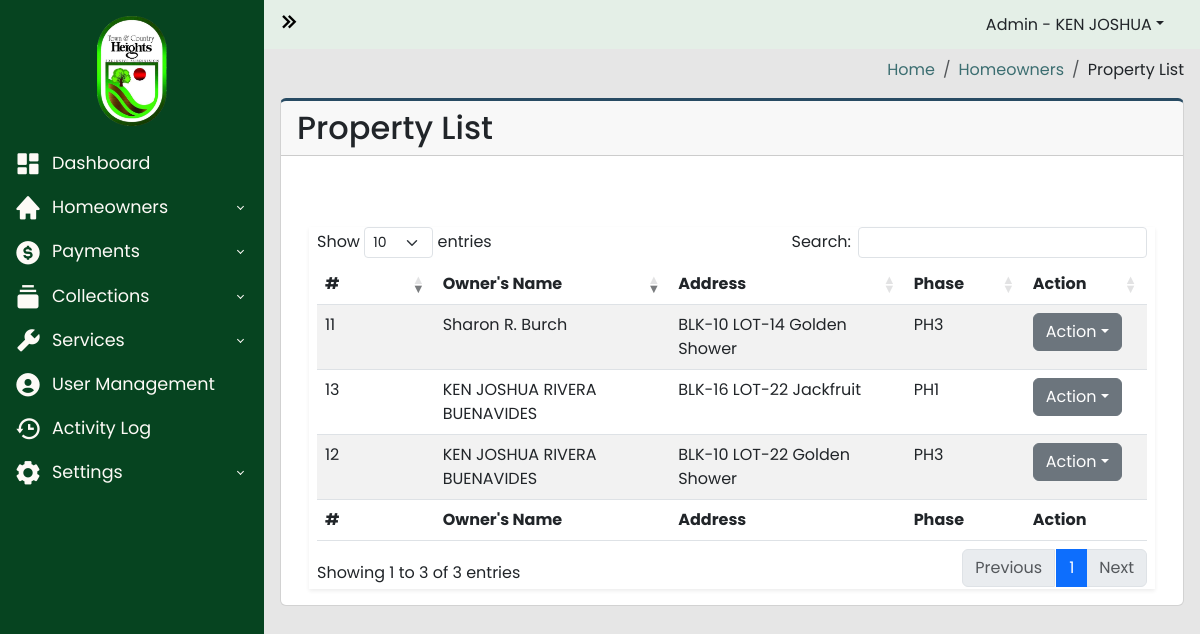
Page /admin-panel/property_list.php (signed in) on the earlier database version.
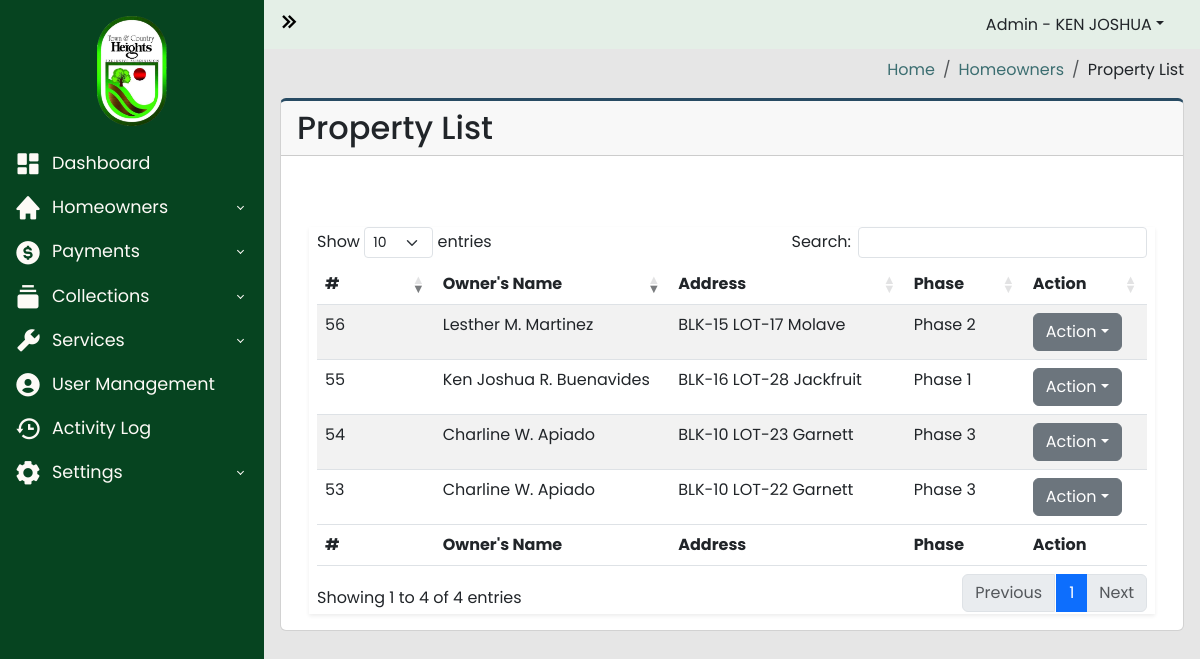
Same page on the later database version.
### tables this page shows
CREATE TABLE `property_list` (
  `id` int(100) NOT NULL,
  `homeowners_id` int(100) NOT NULL,
  `blk` varchar(100) NOT NULL,
  `lot` varchar(100) NOT NULL,
  `phase` varchar(100) NOT NULL,
  `street` varchar(100) NOT NULL,
  `tenant` int(100) DEFAULT NULL
);

CREATE TABLE `homeowners_users` (
  `id` int(100) NOT NULL,
  `account_number` varchar(100) NOT NULL,
  `username` varchar(100) NOT NULL,
  `password` varchar(100) NOT NULL,
  `firstname` varchar(100) NOT NULL,
  `lastname` varchar(100) NOT NULL,
  `middle_initial` varchar(100) NOT NULL,
  `email` varchar(100) NOT NULL,
  `phone_number` varchar(100) NOT NULL,
  `blk` varchar(100) NOT NULL,
  `lot` varchar(100) NOT NULL,
  `street` varchar(100) NOT NULL,
  `phase` varchar(100) NOT NULL,
  `status` varchar(100) NOT NULL,
  `tenant_name` varchar(100) NOT NULL
);

### admin-panel/property_list.php (the view, shortened to what this page needs)
<?php
require_once("../includes/header.php");
?>
<?php
$server = new Server;
$server->adminAuthentication();
?>
<body>
  <div class="wrapper">
    <?php
    require_once("../includes/sidebar.php");
    ?>
    <div class="main">
      <?php
      require_once("../includes/navbar.php");
      ?>
      <main class="content px-3 py-2">
        <section class="content-header d-flex justify-content-end align-items-center mb-3">
          <ol class="breadcrumb mb-0">
            <li class="breadcrumb-item"><a href="#">Home</a></li>
            <li class="breadcrumb-item"><a href="#">Homeowners</a></li>
            <li class="breadcrumb-item">Property List</li>
          </ol>
        </section>
        <div class="card card-border">
          <div class="card-header">
            <h2>Property List</h2>
          </div>
          <div class="card-body">
            <div class="container-fluid">
              <section class="main-content">
                <div class="row">
                  <div class="col-xs-12">
                    <div class="box">
                      <div class="header-box container-fluid d-flex align-items-center">
                      </div>
                      <div class="body-box shadow-sm">
                        <div class="table-responsive mx-2">
                          <table id="propertyListTable" class="table table-striped" style="width:100%">
                            <thead>
                              <tr>
                                <th width="10%">#</th>
                                <th width="20%">Owner's Name</th>
                                <th width="20%">Address</th>
                                <th width="10%">Phase</th>
                                <th scope="col" width="5%">Action</th>
                              </tr>
                            </thead>
                            <tbody>
                              <?php
                              $query = "SELECT
                              property_list.id,
                              property_list.homeowners_id,
                              property_list.blk as property_blk,
                              property_list.lot as property_lot,
                              property_list.phase as property_phase,
                              property_list.street as property_street,
                              homeowners_users.firstname,
                              homeowners_users.lastname,
                              homeowners_users.middle_initial FROM property_list INNER JOIN homeowners_users WHERE property_list.homeowners_id = homeowners_users.id";
                              $connection = $server->openConn();
                              $stmt = $connection->prepare($query);
                              $stmt->execute();
                              $count = $stmt->rowCount();
                              if ($count > 0) {
                                while ($result = $stmt->fetch()) {
                                  $property_id = $result['id'];
                                  $firstname = $result['firstname'];
                                  $lastname = $result['lastname'];
                                  $middle_initial = $result['middle_initial'];
                                  $property_blk = $result['property_blk'];
                                  $property_lot = $result['property_lot'];
                                  $property_street = $result['property_street'];
                                  $property_phase = $result['property_phase'];
                              ?>
                                  <tr>
                                    <td ><?php echo $property_id;  ?></td>
                                    <td ><?php echo $firstname . " " . $middle_initial . " " . $lastname;  ?></td>
                                    <td><?php echo "BLK-" . $property_blk . " LOT-" . $property_lot . " " . $property_street ?></td>
                                    <td><?php echo $property_phase;  ?></td>
                                    <td>
                                      <div class="dropdown">
                                        <a class="btn btn-secondary dropdown-toggle" type="button" data-bs-toggle="dropdown">Action</a>
                                      </div>
                                    </td>
                                  </tr>
                              <?php
                                }
                              } else {
                              }
                              ?>
                            </tbody>
                            <tfoot>
                              <tr>
                                <th width="10%">#</th>
                                <th width="20%">Owner's Name</th>
                                <th width="20%">Address</th>
                                <th width="10%">Phase</th>
                                <th scope="col" width="5%">Action</th>
                              </tr>
                            </tfoot>
                          </table>
                        </div>
                      </div>
                    </div>
                  </div>
                </div>
              </section>
            </div>
          </div>
        </div>
      </main>
    </div>
  </div>
  <?php
  include("../includes/footer.php");
  ?>

### includes/header.php (shortened to what this page needs)
<!DOCTYPE html>
<html lang="en">
<head>
  <link href="https://cdn.jsdelivr.net/npm/bootstrap@5.3.2/dist/css/bootstrap.min.css" rel="stylesheet">
  <link rel="stylesheet" href="https://cdnjs.cloudflare.com/ajax/libs/twitter-bootstrap/5.3.0/css/bootstrap.min.css">
  <link rel="stylesheet" href="https://cdn.datatables.net/1.13.7/css/dataTables.bootstrap5.min.css">
  <link rel="stylesheet" type="text/css" href="https://cdn.jsdelivr.net/npm/daterangepicker/daterangepicker.css" />
  <link href="https://unpkg.com/boxicons@2.1.4/css/boxicons.min.css" rel="stylesheet" />
  <link rel="stylesheet" href="../styles/general.css">
  <link rel="stylesheet" href="../styles/admin-dashboard.css">
  <link rel="stylesheet" href="../styles/login.css">
  <link rel="stylesheet" href="../styles/signup.css">
</head>

### includes/sidebar.php (shortened to what this page needs)
<aside id="sidebar" class=""
>
  <div class="">
    <div class="sidebar-logo">
      <a href="#"><img class="logo-img" src="../img/logo.png" alt=""></a>
    </div>
    <ul class="sidebar-nav">
      <li class="sidebar-item">
        <div class="d-grid">
          <button class="btn dashboard-btn btn-sidebar btn-dashboard">
            <a href="../admin-panel/dashboard.php" class="sidebar-link "><i class="bx bxs-dashboard bx-tada-hover"></i>Dashboard</a>
          </button>
        </div>
      </li>
      <li class="sidebar-item">
        <div class="d-grid">
          <button class="btn btn-sidebar btn-dashboard-dropdown btn-homeowners">
            <a href="#" class="sidebar-link collapsed" type="button" data-bs-toggle="collapse" data-bs-target="#sidebar-dropdown-homeowners"><i class="bx bxs-home bx-tada-hover"></i>Homeowners</i></a>
          </button>
        </div>
      </li>
      <li class="sidebar-item">
        <div class="d-grid">
          <button class="btn btn-sidebar btn-dashboard-dropdown">
            <a href="#" class="sidebar-link collapsed sidebar-dropdown-btn" type="button" data-bs-toggle="collapse" data-bs-target="#sidebar-dropdown-payments"><i class="bx bxs-dollar-circle bx-tada-hover"></i>Payments</a>
          </button>
        </div>
      </li>
      <li class="sidebar-item">
        <div class="d-grid">
          <button class="btn btn-sidebar btn-dashboard-dropdown">
            <a href="#" class="sidebar-link collapsed sidebar-dropdown-btn" data-bs-toggle="collapse" data-bs-target="#sidebar-dropdown-collections"><i class="bx bxs-collection bx-tada-hover"></i>Collections</a>
          </button>
        </div>
      </li>
      <li class="sidebar-item">
        <div class="d-grid">
          <button class="btn btn-sidebar btn-dashboard-dropdown">
            <a href="#" class="sidebar-link collapsed sidebar-dropdown-btn" data-bs-toggle="collapse" data-bs-target="#sidebar-dropdown-services"><i class="bx bxs-wrench bx-tada-hover"></i>Services</a>
          </button>
        </div>
      </li>
      <li class="sidebar-item">
        <div class="d-grid">
          <button class="btn user-btn btn-sidebar btn-dashboard">
            <a href="../admin-panel/user.php" class="sidebar-link "><i class="bx bxs-user-circle bx-tada-hover"></i>User Management</a>
          </button>
        </div>
      </li>
      <li class="sidebar-item">
        <div class="d-grid">
          <button class="btn btn-sidebar btn-dashboard-dropdown">
            <a href="../admin-panel/activity-log.php" class="sidebar-link collapsed sidebar-dropdown-btn"><i class="bx bx-history bx-tada-hover"></i>Activity Log</a>
          </button>
        </div>
      </li>
       <li class="sidebar-item">
        <div class="d-grid">
          <button class="btn btn-sidebar btn-dashboard-dropdown">
            <a href="#" class="sidebar-link collapsed sidebar-dropdown-btn" data-bs-toggle="collapse" data-bs-target="#sidebar-dropdown-settings"><i class="bx bxs-cog bx-tada-hover"></i>Settings</a>
          </button>
        </div>
      </li>
    </ul>
  </div>
</aside>

### includes/navbar.php (shortened to what this page needs)
<nav class="navbar">
  <div class="container-fluid">
    <button id="sidebar-toggler-btn" type="button">
      <i id="chevron-right" class="bx bx-chevrons-right fs-3"></i>
    </button>
      <div class="nav-item dropdown me-4">
        <button  class="nav-link dropdown-toggle" role="button" data-bs-toggle="dropdown">Admin - <?php echo $_SESSION['firstname']; ?></button>
      </div>
  </div>
</nav>

### includes/footer.php (shortened to what this page needs)
</body>
</html>

### styles/general.css (style rules this page uses)
* { padding: 0; margin: 0; box-sizing: border-box; font-family: Poppins, sans-serif; }

### styles/admin-dashboard.css (style rules this page uses)
* { padding: 0; margin: 0; box-sizing: border-box; font-family: Poppins, sans-serif; }
body { background-image: url("../img/town_and_country_heights.jpg"); background-size: cover; background-repeat: no-repeat; background-attachment: fixed; }
.content { margin-top: 50px; }
.wrapper { display: flex; align-items: stretch; width: 100%; overflow: hidden; min-height: 100vh; }
.main { background-color: #e6e6e6; margin-left: 264px; transition: 0.6s ease; }
#sidebar { position: fixed; top: 0; bottom: 0; max-width: 264px; min-width: 264px; background-color: #064420; transition: 0.6s ease; }
.main { display: flex; flex-direction: column; width: 100%; overflow: hidden; }
.navbar { left: 264px; right: 0; z-index: 100; position: fixed; background-color: #E4EFE7; transition: 0.6s ease; }
.sidebar-logo { margin: 1rem 2rem; display: flex; justify-content: center; }
.sidebar-logo a { text-decoration: none; color: #FAF1E6; font-size: 2rem; }
.logo-img { height: 110px; }
#sidebar-toggler-btn { border: none; background-color: transparent; }
.sidebar-nav { flex-grow: 1; list-style: none; padding-left: 0; }
.sidebar-link { text-decoration: none; font-size: 1.1rem; display: block; padding: 6px 12px; }
.bxs-dashboard, .bxs-home, .bxs-dollar-circle, .bxs-collection, .bxs-wrench, .bxs-user-circle, .bx-history, .bxs-cog { margin-right: 10px; vertical-align: middle; font-size: 1.75rem; }
.sidebar-link, .bxs-dashboard { color: #FDFAF6; }
.sidebar-link[data-bs-toggle="collapse"]::after { border: solid; border-width: 0 .075rem .075rem 0; content: ""; display: inline-block; padding: 2px; position: absolute; right: 1.2rem; top: 1rem; transform: rotate(-135deg); transition: all .2s ease-out; }
.sidebar-link[data-bs-toggle="collapse"].collapsed::after { transform: rotate(45deg); transition: all .2s ease-out; }
.btn-dashboard, .btn-dashboard-dropdown { padding: 0px; text-align: left; position: relative; border: 2px solid transparent !important; }
h2 { margin: 0; }
.breadcrumb-item a { text-decoration: none; color: #3C6E71; }
.header-box { height: 55px; background-color: white; }
.body-box { background-color: white; }
.card-border { border-top: 3px solid #284B63 ; }

### styles/login.css (style rules this page uses)
* { font-family: 'Poppins', sans-serif; }

### styles/signup.css (style rules this page uses)
* { font-family: 'Poppins', sans-serif; }

Differences in the rows shown:
removed property_list: id "11", homeowners_users.firstname "Sharon", homeowners_users.middle_initial "R.", homeowners_users.lastname "Burch", blk "10", lot "14", street "Golden Shower", phase "PH3"
removed property_list: id "12", homeowners_users.firstname "KEN JOSHUA", homeowners_users.middle_initial "RIVERA", homeowners_users.lastname "BUENAVIDES", blk "10", lot "22", street "Golden Shower", phase "PH3"
removed property_list: id "13", homeowners_users.firstname "KEN JOSHUA", homeowners_users.middle_initial "RIVERA", homeowners_users.lastname "BUENAVIDES", blk "16", lot "22", street "Jackfruit", phase "PH1"
added property_list: id "53", homeowners.firstname "Charline", homeowners.middle_initial "W.", homeowners.lastname "Apiado", blk "10", lot "22", street "Garnett", phase "Phase 3"
added property_list: id "54", homeowners.firstname "Charline", homeowners.middle_initial "W.", homeowners.lastname "Apiado", blk "10", lot "23", street "Garnett", phase "Phase 3"
added property_list: id "55", homeowners.firstname "Ken Joshua", homeowners.middle_initial "R.", homeowners.lastname "Buenavides", blk "16", lot "28", street "Jackfruit", phase "Phase 1"
added property_list: id "56", homeowners.firstname "Lesther", homeowners.middle_initial "M.", homeowners.lastname "Martinez", blk "15", lot "17", street "Molave", phase "Phase 2"
Other differences:
text written by a page script: "Show entries Search: Showing 1 to 3 of 3 entries Previous 1 Next" → "Show entries Search: Showing 1 to 4 of 4 entries Previous 1 Next"
